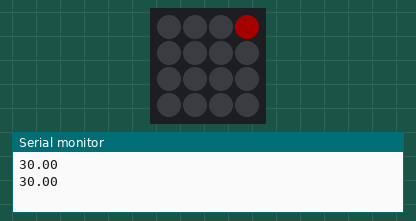
Bench run of a sketch on a simulated ESP32. On the bench: 4×4 RGB LED matrix (first LED top left, wired row by row), the last lines printed to the serial monitor. Dim RGB values are drawn brighter than linear.

Above: at 0.6 s.
At 2.1 s:
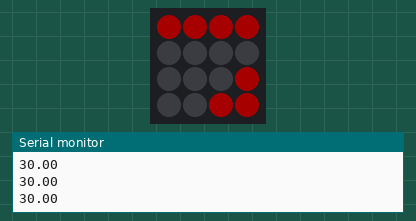
At 3.6 s:
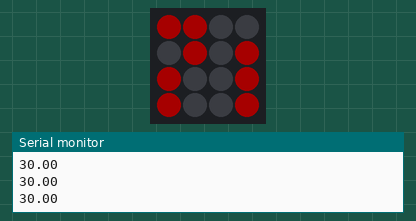
At 6.6 s:
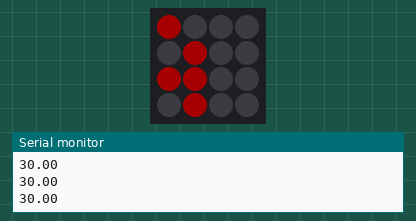
At 11.1 s:
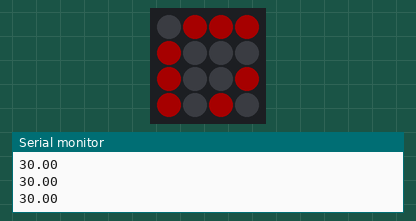
At 16.1 s:
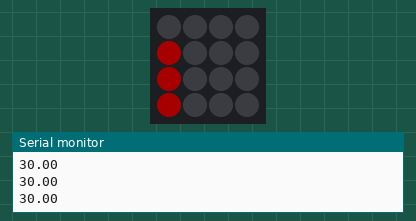

The sketch:

Temperature_Display.ino
```cpp
// Adafruit_NeoMatrix example for single NeoPixel Shield.
 // Scrolls 'Howdy' across the matrix in a portrait (vertical) orientation.
 #include <M5Atom.h>
 #include <Adafruit_GFX.h>
 #include <Adafruit_NeoMatrix.h>
 #include <Adafruit_NeoPixel.h>

 #define PIN 25
 int count = 0;

 // MATRIX DECLARATION:
 // Parameter 1 = width of NeoPixel matrix
 // Parameter 2 = height of matrix
 // Parameter 3 = pin number (most are valid)
 // Parameter 4 = matrix layout flags, add together as needed:
 //   NEO_MATRIX_TOP, NEO_MATRIX_BOTTOM, NEO_MATRIX_LEFT, NEO_MATRIX_RIGHT:
 //     Position of the FIRST LED in the matrix; pick two, e.g.
 //     NEO_MATRIX_TOP + NEO_MATRIX_LEFT for the top-left corner.
 //   NEO_MATRIX_ROWS, NEO_MATRIX_COLUMNS: LEDs are arranged in horizontal
 //     rows or in vertical columns, respectively; pick one or the other.
 //   NEO_MATRIX_PROGRESSIVE, NEO_MATRIX_ZIGZAG: all rows/columns proceed
 //     in the same order, or alternate lines reverse direction; pick one.
 //   See example below for these values in action.
 // Parameter 5 = pixel type flags, add together as needed:
 //   NEO_KHZ800  800 KHz bitstream (most NeoPixel products w/WS2812 LEDs)
 //   NEO_KHZ400  400 KHz (classic 'v1' (not v2) FLORA pixels, WS2811 drivers)
 //   NEO_GRB     Pixels are wired for GRB bitstream (most NeoPixel products)
 //   NEO_GRBW    Pixels are wired for GRBW bitstream (RGB+W NeoPixel products)
 //   NEO_RGB     Pixels are wired for RGB bitstream (v1 FLORA pixels, not v2)


 // Example for NeoPixel Shield.  In this application we'd like to use it
 // as a 5x8 tall matrix, with the USB port positioned at the top of the
 // Arduino.  When held that way, the first pixel is at the top right, and
 // lines are arranged in columns, progressive order.  The shield uses
 // 800 KHz (v2) pixels that expect GRB color data.
 Adafruit_NeoMatrix matrix = Adafruit_NeoMatrix(4, 4, PIN,
   NEO_MATRIX_TOP     + NEO_MATRIX_RIGHT +
   NEO_MATRIX_COLUMNS + NEO_MATRIX_PROGRESSIVE,
   NEO_GRB            + NEO_KHZ800);

 const uint16_t colors[] = {
   matrix.Color(255, 0, 0), matrix.Color(0, 255, 0), matrix.Color(0, 0, 255) };

 void setup() {
   M5.begin();
   M5.IMU.Init();
   matrix.begin();
   matrix.setTextWrap(false);
   matrix.setBrightness(40);
   matrix.setTextColor(colors[0]);

 }

 int x    = matrix.width();
 int pass = 0;
 float temp;

 void loop() {


  M5.IMU.getTempData(&temp);
  Serial.println(temp);
   matrix.fillScreen(0);
   matrix.setCursor(x, 0);
   matrix.print(temp);
//   matrix.print ("°C");
   if(--x < -96) {
     x = matrix.width();
     if(++pass >= 3) pass = 0;
     matrix.setTextColor(colors[pass]);
   }
   matrix.show();
   delay(500);
  }
//   M5.Update ();
```

Measured:
- what the display in image 1 shows lasts 0.5 s, from 2.0 s to 2.5 s
